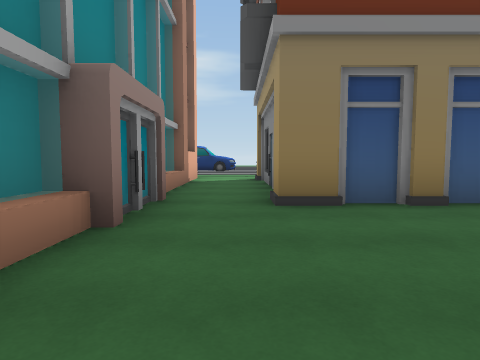
view 1 (above)

16 first-person views from a walk through a Unity game level. The camera is 1.2 m above the floor, tilts 4° down and sees 75° across. The floor is counted in squares, 2 m on a side. Each view is taken from the middle of a square. On the plan, view 1 faces up. The plan holds only what a view shows up to about 9 squares ahead; the rest is blank. The place goes on beyond the plan. The player character is not drawn. Some animated figures are left out.

view 2
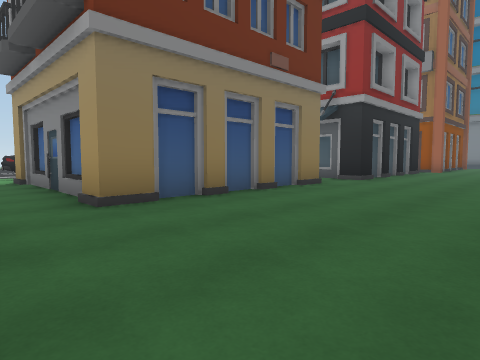

view 3
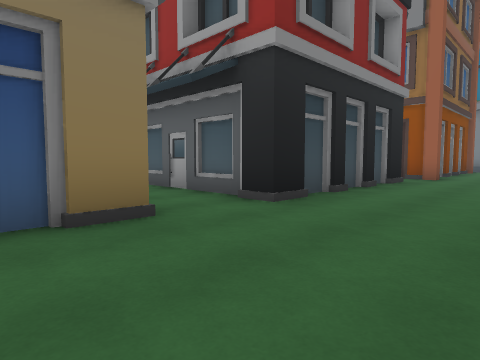

view 4
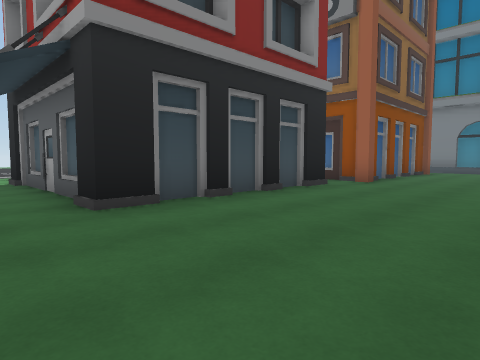

view 5
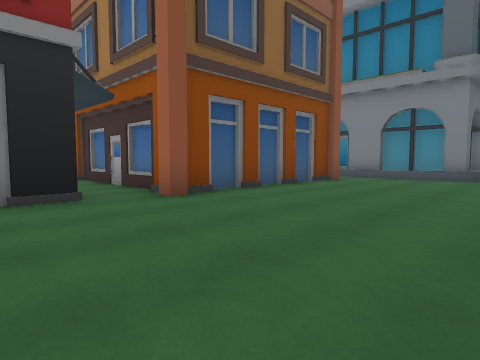

view 6
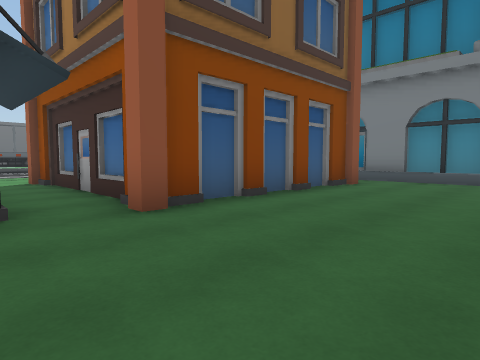

view 7
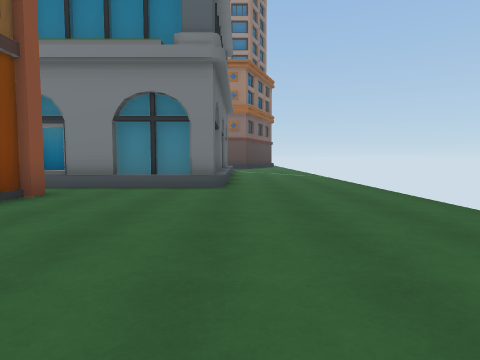

view 8
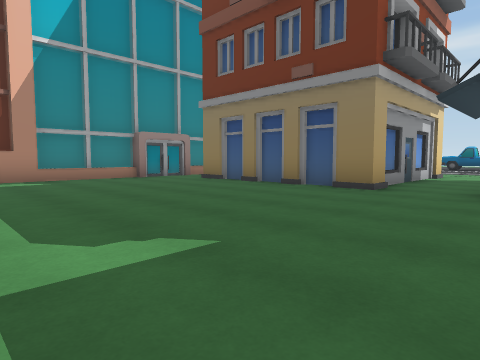

view 9
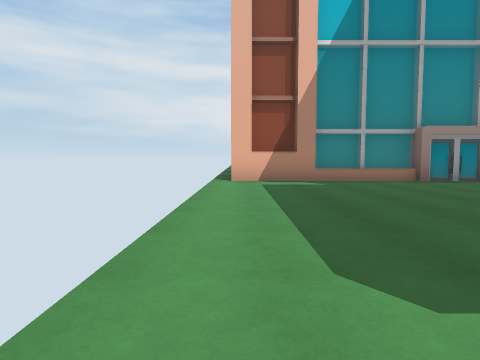

view 10
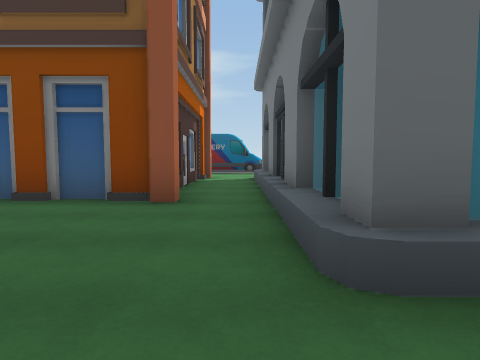

view 11
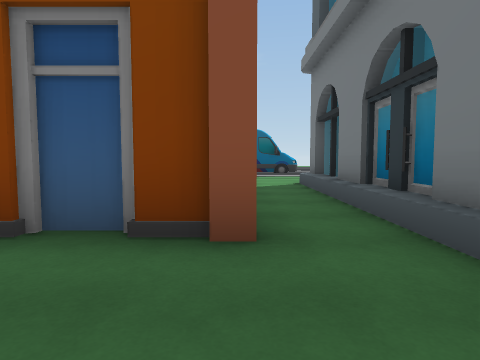

view 12
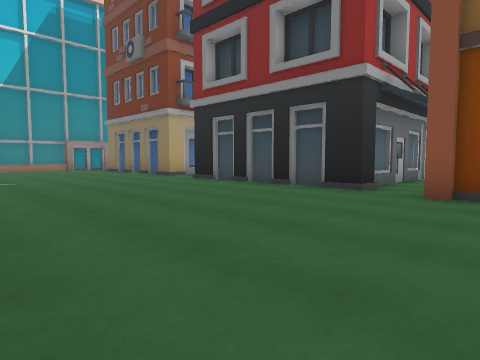

view 13
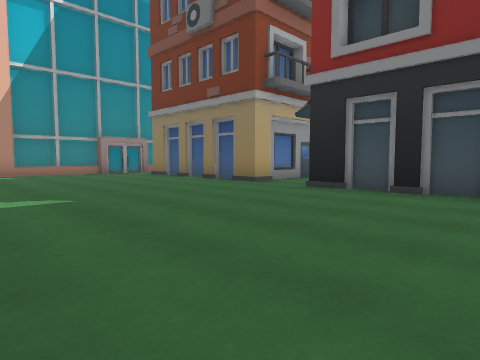

view 14
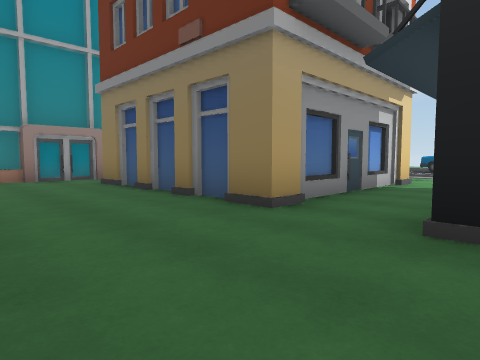

view 15
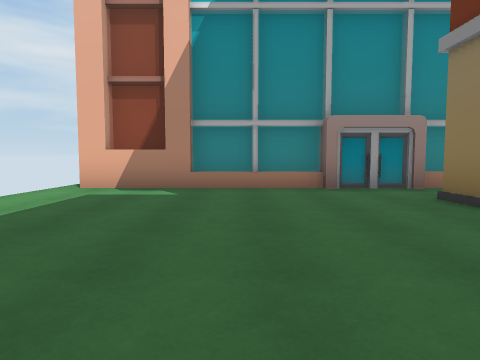

view 16
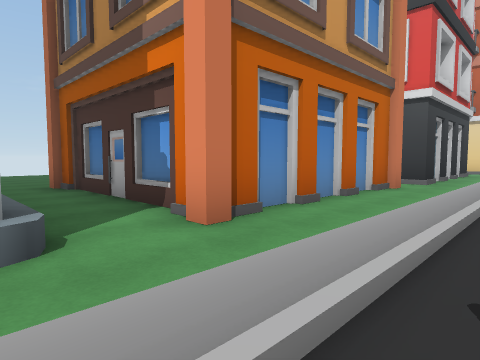

### Floor plan
Key: @ floor where view 1 was taken; # wall or solid block; . floor; / step, stairs or slope; O other object.
Columns run from 2 left of view 1 to 22 right of it. Each row starts with its distance up from view 1.
 11        ..          .....
 10   //   ///   ///////////
  9 O..O   O..  .//.........
  8 O..O   O..O OOO.OOOOOO.O
  7 O..O   O..O   O.O   O..O
  6 O..O   O..O   O.O   O..O
  5 O..O   O..O   O.O   O..O
  4 OO.OOOOO..OOOOO.OOOOOO.O
  3 O#.....................O
  2 O......................O
  1 O......................OO
  0 O.@......................
 -1 O........................
 -2 O........................

Positions as (right, up) in squares from view 1, and headings:
1: (0, 0), facing up
2: (-1, 0), facing up-right
3: (4, 1), facing up-right
4: (6, 0), facing up-right
5: (11, -1), facing up-right
6: (12, 0), facing up-right
7: (14, 0), facing right
8: (8, -2), facing up-left
9: (7, -2), facing left
10: (20, -1), facing up
11: (19, 1), facing up
12: (15, -2), facing up-left
13: (11, -2), facing up-left
14: (8, 1), facing up-left
15: (5, 1), facing left
16: (21, 11), facing down-left
